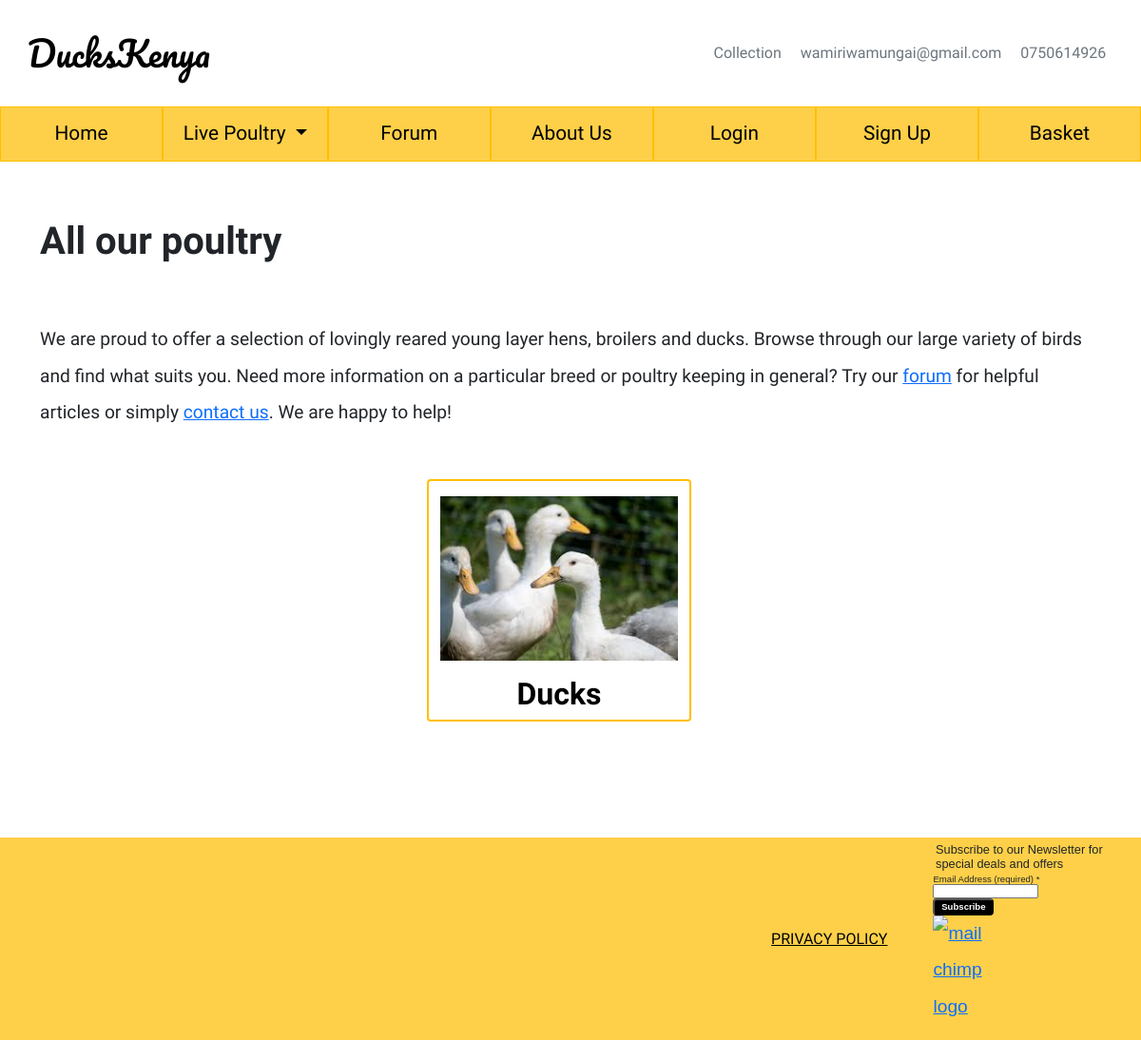
Screenshot of /products/ with the database file from the repository.
### products/models.py (models this page shows, shortened)
class Category(models.Model):
    name = models.CharField(max_length=80)
    image = models.ImageField(null=True, blank=True)
    class Meta:
        verbose_name_plural = 'Categories'

### products/views.py (the view)
# urls.py: path('', views.all_categories, name="categories"),
def all_categories(request):
    categories = Category.objects.all()
    context = {
        'categories': categories,
    }
    return render(request, 'products/categories.html', context)

### basket/contexts.py (called while the page is built, shortened)
def basket_contents(request):
    basket_items = []
    total = 0
    product_count = 0
    delivery = 0
    basket = request.session.get('basket', {})
    grand_total = delivery + total
    context = {
        'basket_items': basket_items,
        'total': total,
        'product_count': product_count,
        'delivery': delivery,
        'grand_total': grand_total,
    }
    return context

### products/templates/products/categories.html
{% extends "base.html" %}
{% load static %}
{% block content %}
<h1>All our poultry</h1>
<p>
    We are proud to offer a selection of lovingly reared young layer hens, broilers and ducks.
    Browse through our large variety of birds and find what suits you.
    Need more information on a particular breed or poultry keeping in general? Try our <a href="{% url 'forum' %}">forum</a> for helpful articles
    or simply <a href="{% url 'about' %}#contact-info">contact us</a>. We are happy to help!
</p>
<div class="container-fluid">
    <div class="row d-flex justify-content-evenly card-container">
        {% for category in categories %}
            <div class="category-card">
                <a href="{% url 'products' %}?category={{ category.name }}" class="category-link">
                    <img class="category-img" src="{{ category.image.url }}" alt="{{ category.name }}">
                    <h2 class="category-link-title">{{ category.name }}</h2>
                </a>
            </div>
        {% endfor %}
    </div>
</div>
{% endblock %}

### static/css/base.css (style rules this page uses)
:root { --primary-color: #FED049; --primary-color-dark: #ffbf00; }
*, *::before, *::after { box-sizing: border-box; padding: 0; margin: 0; }
html { height: 100%; }
body { min-height: 100%; display: flex; flex-direction: column; font-family: 'Varela Round', sans-serif; }
h1 { font-weight: 800; margin: 1.5em 0; }
p { line-height: 2; font-size: 1.2rem; }
.card-container { max-width: 1100px; margin: 50px auto; }
.category-card, .product-card, .forum-entry-card { width: fit-content; border: solid 2px var(--primary-color-dark); border-radius: 4px; margin: 0 1.5em 1.5em 0; }
.category-link, .product-link { min-height: 100%; text-decoration: none; display: flex; flex-direction: column; }
.category-img, .product-img { padding: 1em 0; display: block; width: 100%; max-width: 250px; margin: 0 auto; }
.category-link-title, .product-link-title { color: #000; text-align: center; font-weight: 600; margin-top: auto; }

### static/css/chatbot.css (style rules this page uses)
* { box-sizing: border-box; }

### rows the page displays
Category: image (picture), name "Ducks"
